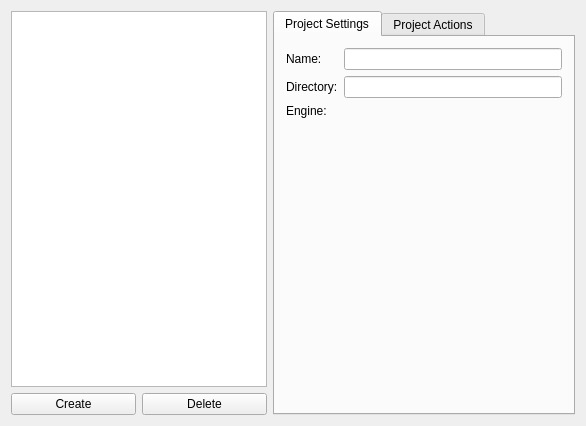
<?xml version="1.0" encoding="UTF-8"?>
<ui version="4.0">
 <class>MainWindow</class>
 <widget class="QMainWindow" name="MainWindow">
  <property name="geometry">
   <rect>
    <x>0</x>
    <y>0</y>
    <width>586</width>
    <height>426</height>
   </rect>
  </property>
  <property name="windowTitle">
   <string>Project Manager</string>
  </property>
  <widget class="QWidget" name="centralWidget">
   <layout class="QHBoxLayout" name="horizontalLayout_2">
    <item>
     <layout class="QHBoxLayout" name="horizontalLayout">
      <item>
       <layout class="QVBoxLayout" name="verticalLayout_3">
        <item>
         <widget class="QListWidget" name="projectList">
          <property name="sizePolicy">
           <sizepolicy hsizetype="Minimum" vsizetype="Expanding">
            <horstretch>0</horstretch>
            <verstretch>0</verstretch>
           </sizepolicy>
          </property>
         </widget>
        </item>
        <item>
         <layout class="QHBoxLayout" name="horizontalLayout_3">
          <item>
           <widget class="QPushButton" name="pushButton_4">
            <property name="text">
             <string>Create</string>
            </property>
           </widget>
          </item>
          <item>
           <widget class="QPushButton" name="pushButton_5">
            <property name="text">
             <string>Delete</string>
            </property>
           </widget>
          </item>
         </layout>
        </item>
       </layout>
      </item>
      <item>
       <layout class="QVBoxLayout" name="verticalLayout">
        <item>
         <widget class="QTabWidget" name="tabWidget">
          <property name="sizePolicy">
           <sizepolicy hsizetype="Expanding" vsizetype="Expanding">
            <horstretch>0</horstretch>
            <verstretch>0</verstretch>
           </sizepolicy>
          </property>
          <property name="currentIndex">
           <number>0</number>
          </property>
          <widget class="QWidget" name="tabWidgetPage1">
           <attribute name="title">
            <string>Project Settings</string>
           </attribute>
           <layout class="QFormLayout" name="formLayout_2">
            <item row="0" column="0">
             <widget class="QLabel" name="label">
              <property name="text">
               <string>Name:</string>
              </property>
             </widget>
            </item>
            <item row="0" column="1">
             <widget class="QLineEdit" name="nameEdit">
              <property name="readOnly">
               <bool>true</bool>
              </property>
             </widget>
            </item>
            <item row="3" column="1">
             <widget class="QLabel" name="engineVersionLabel">
              <property name="text">
               <string/>
              </property>
             </widget>
            </item>
            <item row="3" column="0">
             <widget class="QLabel" name="label_2">
              <property name="text">
               <string>Engine:</string>
              </property>
             </widget>
            </item>
            <item row="1" column="0">
             <widget class="QLabel" name="label_3">
              <property name="text">
               <string>Directory:</string>
              </property>
             </widget>
            </item>
            <item row="1" column="1">
             <widget class="QLineEdit" name="projectDirEdit">
              <property name="readOnly">
               <bool>true</bool>
              </property>
             </widget>
            </item>
           </layout>
          </widget>
          <widget class="QWidget" name="tab">
           <attribute name="title">
            <string>Project Actions</string>
           </attribute>
           <layout class="QVBoxLayout" name="verticalLayout_2">
            <item>
             <widget class="QPushButton" name="pushButton">
              <property name="text">
               <string>Update Engine</string>
              </property>
             </widget>
            </item>
            <item>
             <widget class="QPushButton" name="pushButton_2">
              <property name="text">
               <string>Start Editor</string>
              </property>
             </widget>
            </item>
            <item>
             <widget class="QPushButton" name="pushButton_3">
              <property name="text">
               <string>Publish</string>
              </property>
             </widget>
            </item>
            <item>
             <spacer name="verticalSpacer">
              <property name="orientation">
               <enum>Qt::Vertical</enum>
              </property>
              <property name="sizeHint" stdset="0">
               <size>
                <width>20</width>
                <height>40</height>
               </size>
              </property>
             </spacer>
            </item>
           </layout>
          </widget>
         </widget>
        </item>
       </layout>
      </item>
     </layout>
    </item>
   </layout>
  </widget>
  <widget class="QMenuBar" name="menuBar">
   <property name="geometry">
    <rect>
     <x>0</x>
     <y>0</y>
     <width>586</width>
     <height>29</height>
    </rect>
   </property>
  </widget>
 </widget>
 <layoutdefault spacing="6" margin="11"/>
 <resources/>
 <connections>
  <connection>
   <sender>pushButton_4</sender>
   <signal>clicked()</signal>
   <receiver>MainWindow</receiver>
   <slot>createProjectCallback()</slot>
   <hints>
    <hint type="sourcelabel">
     <x>47</x>
     <y>400</y>
    </hint>
    <hint type="destinationlabel">
     <x>4</x>
     <y>32</y>
    </hint>
   </hints>
  </connection>
  <connection>
   <sender>pushButton</sender>
   <signal>clicked()</signal>
   <receiver>MainWindow</receiver>
   <slot>updateEngineCallback()</slot>
   <hints>
    <hint type="sourcelabel">
     <x>476</x>
     <y>96</y>
    </hint>
    <hint type="destinationlabel">
     <x>316</x>
     <y>29</y>
    </hint>
   </hints>
  </connection>
  <connection>
   <sender>projectList</sender>
   <signal>currentTextChanged(QString)</signal>
   <receiver>MainWindow</receiver>
   <slot>selectedProjectChangedCallback(QString)</slot>
   <hints>
    <hint type="sourcelabel">
     <x>202</x>
     <y>186</y>
    </hint>
    <hint type="destinationlabel">
     <x>150</x>
     <y>31</y>
    </hint>
   </hints>
  </connection>
  <connection>
   <sender>pushButton_2</sender>
   <signal>clicked()</signal>
   <receiver>MainWindow</receiver>
   <slot>launchEditorCallback()</slot>
   <hints>
    <hint type="sourcelabel">
     <x>495</x>
     <y>129</y>
    </hint>
    <hint type="destinationlabel">
     <x>519</x>
     <y>33</y>
    </hint>
   </hints>
  </connection>
  <connection>
   <sender>pushButton_5</sender>
   <signal>clicked()</signal>
   <receiver>MainWindow</receiver>
   <slot>deleteProjectCallback()</slot>
   <hints>
    <hint type="sourcelabel">
     <x>139</x>
     <y>406</y>
    </hint>
    <hint type="destinationlabel">
     <x>278</x>
     <y>403</y>
    </hint>
   </hints>
  </connection>
 </connections>
 <slots>
  <slot>createProjectCallback()</slot>
  <slot>updateEngineCallback()</slot>
  <slot>selectedProjectChangedCallback(QString)</slot>
  <slot>launchEditorCallback()</slot>
  <slot>deleteProjectCallback()</slot>
 </slots>
</ui>
